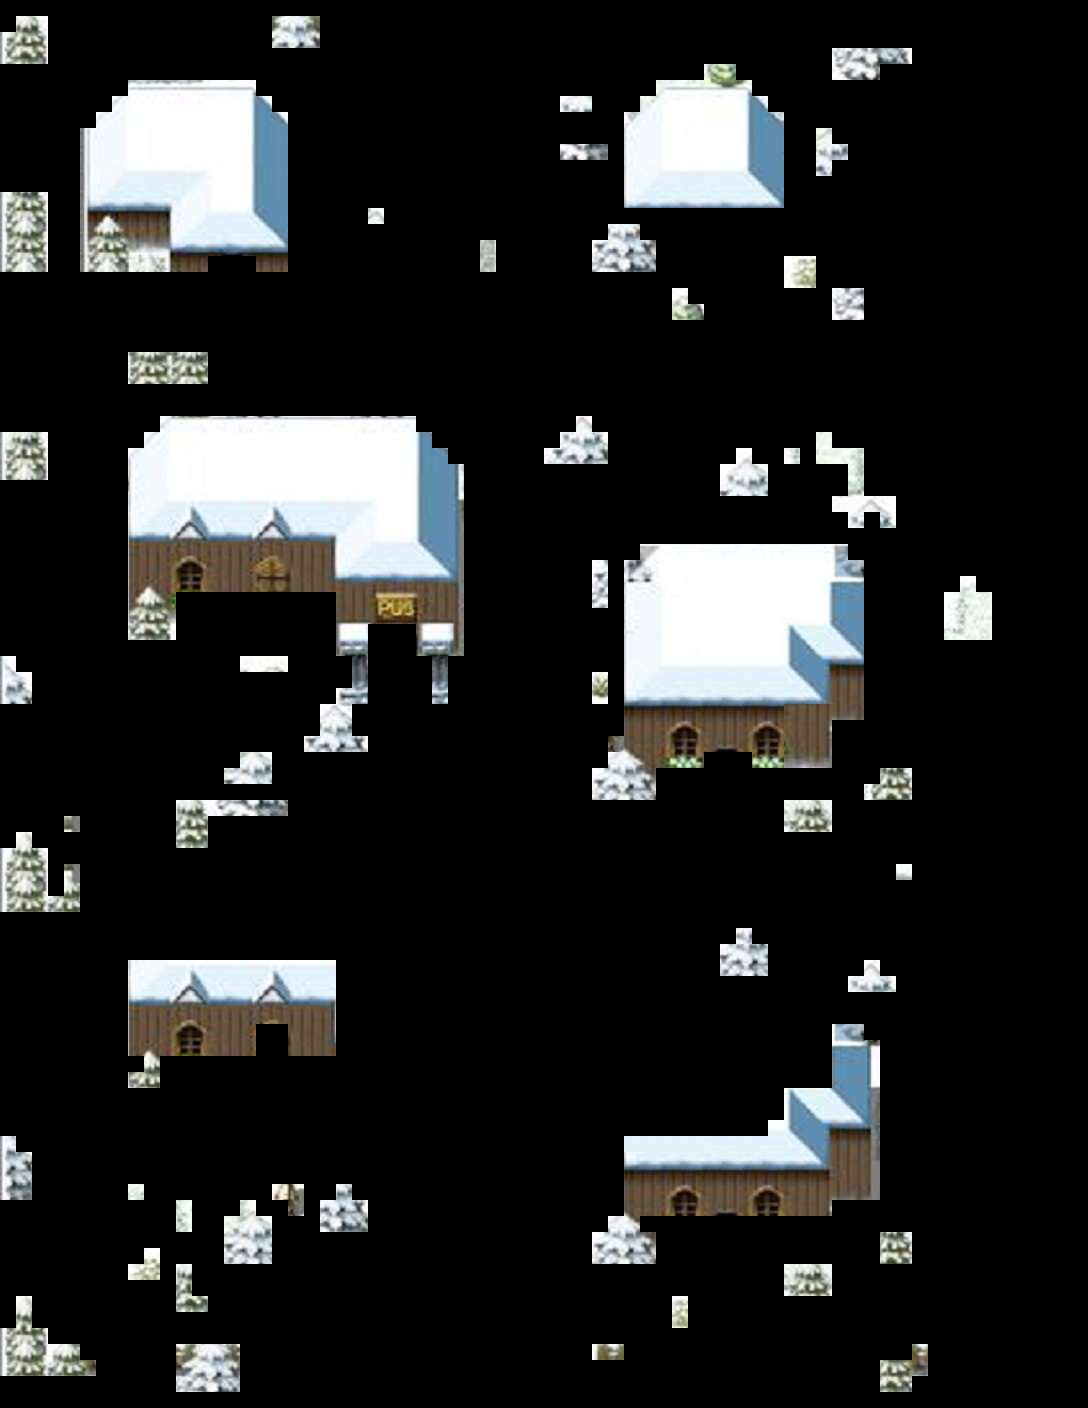

This is a level from a 2D game, rendered from its Tiled map with the project's own tilesets. A one-line summary and the map file follow, with tile-layer data summarised:
An orthogonal 68x88 tile map with 16x16 px tiles, 1 tile layer (Tile Layer 1), 2 tilesets.

<map version="1.2" tiledversion="1.2.4" orientation="orthogonal" renderorder="right-down" width="68" height="88" tilewidth="16" tileheight="16" infinite="0" nextlayerid="6" nextobjectid="2">
 <tileset firstgid="1" source="map3.tsx" />
 <tileset firstgid="4131" source="obstacle.tsx" />
 <layer id="1" name="Tile Layer 1" width="68" height="88">
  <data>[5984 cells, 1177 non-empty, 951 distinct tile ids]</data>
 </layer>
</map>
